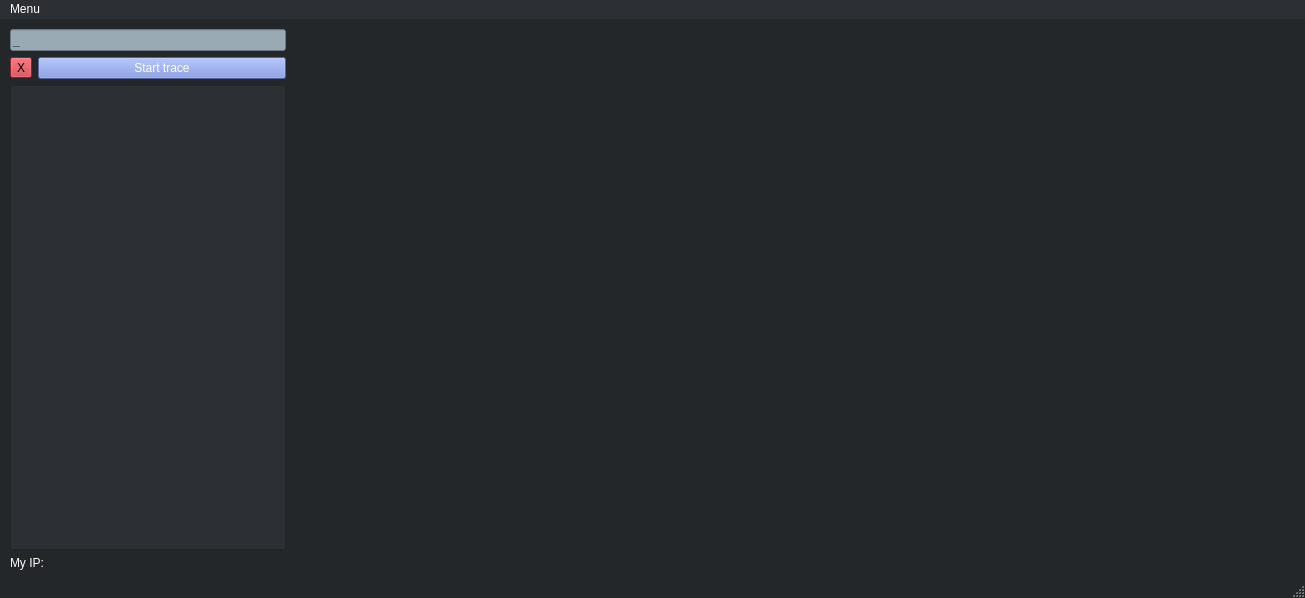
<?xml version="1.0" encoding="UTF-8"?>
<ui version="4.0">
 <class>MainWindow</class>
 <widget class="QMainWindow" name="MainWindow">
  <property name="geometry">
   <rect>
    <x>0</x>
    <y>0</y>
    <width>1305</width>
    <height>598</height>
   </rect>
  </property>
  <property name="windowTitle">
   <string>TraceRouter</string>
  </property>
  <property name="styleSheet">
   <string notr="true">QMainWindow {
	background: #23272A;
	font: 8pt &quot;Consolas&quot;;
}

QPushButton {
	background: #7289DA;
	color: white;
}

QListWidget {
	color: white;
	background: #2C2F33;
}

QMenuBar {
	background: #2C2F33;
	color: white;
}

QLabel {
	color: white;
}

QLabel[objectName^=&quot;label_2&quot;] {
	box-shadow: 4px 4px 4px 4px red;
}

QLineEdit {
	background: #99AAB5;
}

QStatusBar {
	color: white; /**/
}</string>
  </property>
  <widget class="QWidget" name="centralwidget">
   <widget class="QWidget" name="horizontalWidget" native="true">
    <property name="geometry">
     <rect>
      <x>10</x>
      <y>10</y>
      <width>1282</width>
      <height>541</height>
     </rect>
    </property>
    <layout class="QGridLayout" name="gridLayout">
     <item row="0" column="0">
      <layout class="QVBoxLayout" name="verticalLayout_2">
       <item>
        <widget class="QLineEdit" name="lineEdit">
         <property name="maximumSize">
          <size>
           <width>500</width>
           <height>16777215</height>
          </size>
         </property>
         <property name="toolTip">
          <string>&lt;html&gt;&lt;head/&gt;&lt;body&gt;&lt;p&gt;Enter IP or DNS for target.&lt;/p&gt;&lt;/body&gt;&lt;/html&gt;</string>
         </property>
         <property name="readOnly">
          <bool>false</bool>
         </property>
         <property name="placeholderText">
          <string>_</string>
         </property>
        </widget>
       </item>
       <item>
        <layout class="QHBoxLayout" name="horizontalLayout_2">
         <item>
          <widget class="QToolButton" name="toolButton">
           <property name="styleSheet">
            <string notr="true">QToolButton {

	background: rgb(200, 45, 53);

}</string>
           </property>
           <property name="text">
            <string>X</string>
           </property>
          </widget>
         </item>
         <item>
          <widget class="QPushButton" name="pushButton">
           <property name="toolTip">
            <string>&lt;html&gt;&lt;head/&gt;&lt;body&gt;&lt;p&gt;Start traceroute to target IP or DNS in input above.&lt;/p&gt;&lt;/body&gt;&lt;/html&gt;</string>
           </property>
           <property name="text">
            <string>Start trace</string>
           </property>
          </widget>
         </item>
        </layout>
       </item>
       <item>
        <widget class="QListWidget" name="listWidget">
         <property name="toolTip">
          <string>&lt;html&gt;&lt;head/&gt;&lt;body&gt;&lt;p&gt;List displaying path from origin to target, including coordinates.&lt;/p&gt;&lt;/body&gt;&lt;/html&gt;</string>
         </property>
        </widget>
       </item>
       <item>
        <widget class="QLabel" name="label">
         <property name="minimumSize">
          <size>
           <width>200</width>
           <height>0</height>
          </size>
         </property>
         <property name="maximumSize">
          <size>
           <width>201</width>
           <height>16777215</height>
          </size>
         </property>
         <property name="text">
          <string>My IP:</string>
         </property>
        </widget>
       </item>
      </layout>
     </item>
     <item row="0" column="1">
      <widget class="QWidget" name="widget" native="true">
       <property name="minimumSize">
        <size>
         <width>1000</width>
         <height>0</height>
        </size>
       </property>
       <widget class="QLabel" name="label_2">
        <property name="geometry">
         <rect>
          <x>0</x>
          <y>0</y>
          <width>1001</width>
          <height>531</height>
         </rect>
        </property>
        <property name="text">
         <string/>
        </property>
        <property name="pixmap">
         <pixmap resource="resources.qrc">:/images/world.jpg</pixmap>
        </property>
        <property name="scaledContents">
         <bool>true</bool>
        </property>
       </widget>
      </widget>
     </item>
    </layout>
   </widget>
  </widget>
  <widget class="QMenuBar" name="menubar">
   <property name="geometry">
    <rect>
     <x>0</x>
     <y>0</y>
     <width>1305</width>
     <height>20</height>
    </rect>
   </property>
   <widget class="QMenu" name="menuMenu">
    <property name="title">
     <string>Menu</string>
    </property>
    <addaction name="actionExport_to_PNG"/>
    <addaction name="actionCopy_GPS_to_Clipboard"/>
    <addaction name="separator"/>
    <addaction name="actionDraw_Markers"/>
    <addaction name="actionDraw_Lines"/>
    <addaction name="separator"/>
    <addaction name="actionAdd_API_key"/>
   </widget>
   <addaction name="menuMenu"/>
  </widget>
  <widget class="QStatusBar" name="statusbar"/>
  <action name="actionExport_to_PNG">
   <property name="text">
    <string>Export as image</string>
   </property>
  </action>
  <action name="actionDraw_Markers">
   <property name="text">
    <string>Draw markers</string>
   </property>
  </action>
  <action name="actionDraw_Lines">
   <property name="text">
    <string>Draw lines</string>
   </property>
  </action>
  <action name="actionCopy_GPS_to_Clipboard">
   <property name="text">
    <string>Copy GPS to Clipboard</string>
   </property>
  </action>
  <action name="actionAdd_API_key">
   <property name="text">
    <string>Add API key</string>
   </property>
  </action>
 </widget>
 <resources>
  <include location="resources.qrc"/>
 </resources>
 <connections/>
</ui>
